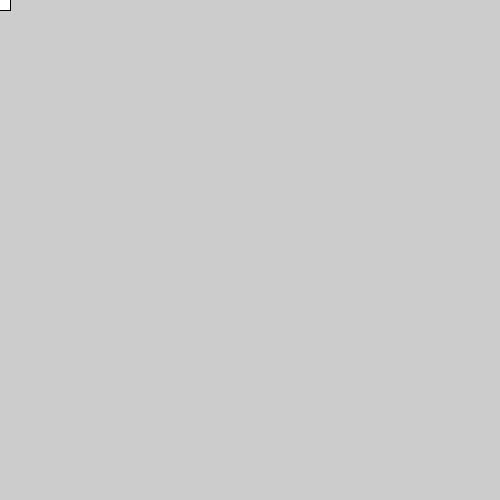
Frame 1 (no input)
Frame 60 (the mouse pressed at the canvas centre just before this capture): identical to frame 1, image omitted
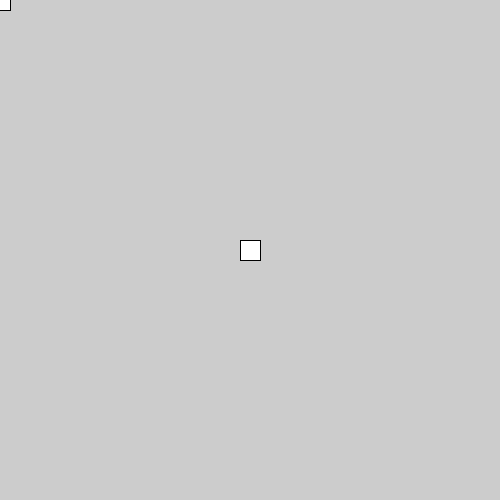
Frame 120 (the mouse held since frame 60 and released just before this capture)

The Processing sketch that drew these frames (run headless with seeded random() and noise(); from frame 60 on, the mouse is pressed at the canvas centre):

// Processing sketch: Opdracht_12_3
// ── Opdracht_12_3.pde
void setup() {
  size(500, 500);
}

void draw() {
 rect(mouseX - 10, mouseY - 10, 20, 20);
}
